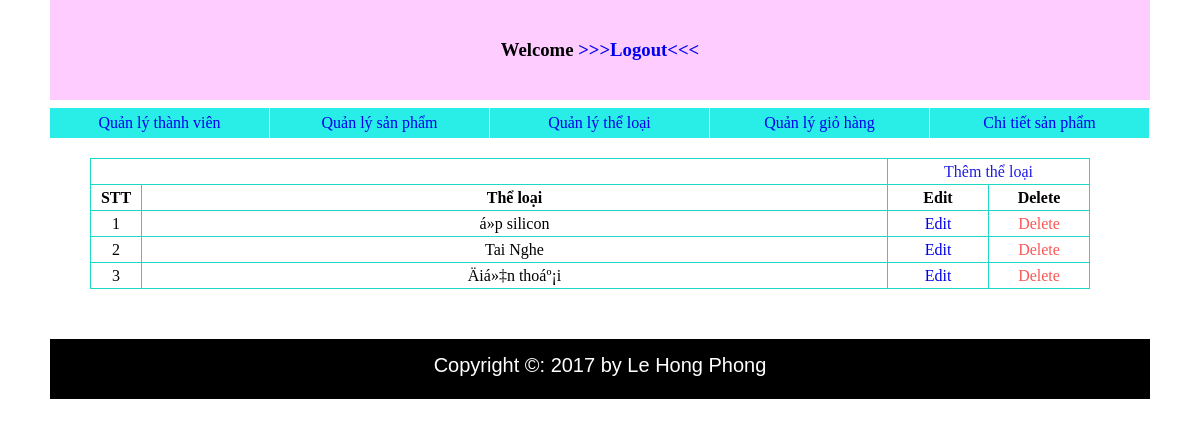
The app's page /Demo/adminCN2/list_theloai.php with its own data.
### tables this page shows
CREATE TABLE `category` (
  `cate_id` int(10) UNSIGNED NOT NULL,
  `cate_title` varchar(20) NOT NULL
);

### Demo/adminCN2/list_theloai.php (the view, shortened to what this page needs)
<?php
    require("templates/header.php");
 ?>
	<div id="wrapper">
		<table>
			<tr>
				<td colspan="2"></td>
				<td colspan="2" ><a href="add_theloai.php" style="color:#211CE4">Thêm thể loại</a></td>
			</tr>
			<tr>
				<td style="width: 50px"><b>STT</b></td>
				<td><b>Thể loại  </b></td>
				<td style="width: 100px"><b>Edit</b></td>
				<td style="width: 100px"><b>Delete</b></td>
			</tr>
		<?php
	    require("../library/config.php");
		$result = mysqli_query($conn,"select cate_id,cate_title from category");
		$dem=1;
		while ($data = mysqli_fetch_assoc($result)) {
		echo "<tr>";
		echo "<td>$dem</td>";
		echo "<td>$data[cate_title]</td>";
		echo "<td><a href='edit_theloai.php?id=$data[cate_id]'>Edit</a></td>";
		echo "<td><a href='del_theloai.php?id=$data[cate_id]' onclick='return show_confirm();' style='color:#FA5757;'> Delete</a></td>";
		echo "</tr>";
		$dem++;
	}
		?>
		</table>
	</div>
	<?php
    require("templates/footer.php");
 ?>

### Demo/adminCN2/style.css (style rules this page uses)
* { padding: 0px; margin: 0px; }
body { width: 1100px; margin: auto; }
a { text-decoration: none; }
#wrapper table { margin-left: 40px; border-collapse: collapse; margin-top:50px; width:1000px; text-align: center; }
#wrapper table tr { border: 1px solid #1CD8C4; line-height: 25px; }
#wrapper table td { border: 1px solid #1CD8C4; }

### records on screen
category: cate_title "á»p silicon"
category: cate_title "Tai Nghe"
category: cate_title "Äiá»‡n thoáº¡i"
